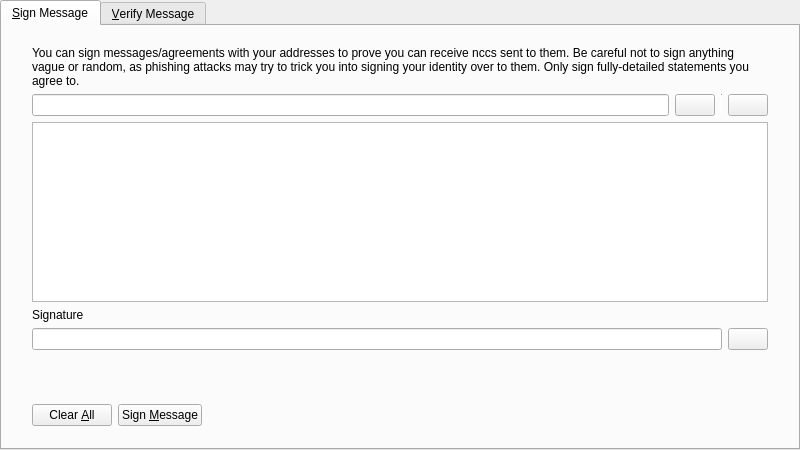
<?xml version="1.0" encoding="UTF-8"?>
<ui version="4.0">
 <class>SignVerifyMessageDialog</class>
 <widget class="QDialog" name="SignVerifyMessageDialog">
  <property name="geometry">
   <rect>
    <x>0</x>
    <y>0</y>
    <width>800</width>
    <height>450</height>
   </rect>
  </property>
  <property name="windowTitle">
   <string>Signatures - Sign / Verify a Message</string>
  </property>
  <property name="modal">
   <bool>true</bool>
  </property>
  <layout class="QVBoxLayout" name="verticalLayout">
   <property name="leftMargin">
    <number>0</number>
   </property>
   <property name="topMargin">
    <number>0</number>
   </property>
   <property name="rightMargin">
    <number>0</number>
   </property>
   <property name="bottomMargin">
    <number>0</number>
   </property>
   <item>
    <widget class="QTabWidget" name="tabWidget">
     <property name="currentIndex">
      <number>0</number>
     </property>
     <widget class="QWidget" name="tabSignMessage">
      <attribute name="title">
       <string>&amp;Sign Message</string>
      </attribute>
      <layout class="QVBoxLayout" name="verticalLayout_SM">
       <property name="leftMargin">
        <number>0</number>
       </property>
       <property name="topMargin">
        <number>0</number>
       </property>
       <property name="rightMargin">
        <number>0</number>
       </property>
       <property name="bottomMargin">
        <number>0</number>
       </property>
       <item>
        <layout class="QVBoxLayout" name="verticalLayout_3">
         <property name="leftMargin">
          <number>30</number>
         </property>
         <property name="topMargin">
          <number>20</number>
         </property>
         <property name="rightMargin">
          <number>30</number>
         </property>
         <property name="bottomMargin">
          <number>20</number>
         </property>
         <item>
          <widget class="QLabel" name="infoLabel_SM">
           <property name="text">
            <string>You can sign messages/agreements with your addresses to prove you can receive nccs sent to them. Be careful not to sign anything vague or random, as phishing attacks may try to trick you into signing your identity over to them. Only sign fully-detailed statements you agree to.</string>
           </property>
           <property name="textFormat">
            <enum>Qt::PlainText</enum>
           </property>
           <property name="wordWrap">
            <bool>true</bool>
           </property>
          </widget>
         </item>
         <item>
          <layout class="QHBoxLayout" name="horizontalLayout_1_SM">
           <property name="spacing">
            <number>6</number>
           </property>
           <item>
            <widget class="QValidatedLineEdit" name="addressIn_SM">
             <property name="toolTip">
              <string>The NCC address to sign the message with</string>
             </property>
            </widget>
           </item>
           <item>
            <widget class="QPushButton" name="addressBookButton_SM">
             <property name="toolTip">
              <string>Choose previously used address</string>
             </property>
             <property name="text">
              <string/>
             </property>
             <property name="icon">
              <iconset resource="../bitcoin.qrc">
               <normaloff>:/icons/address-book</normaloff>:/icons/address-book</iconset>
             </property>
             <property name="shortcut">
              <string>Alt+A</string>
             </property>
             <property name="autoDefault">
              <bool>false</bool>
             </property>
            </widget>
           </item>
           <item>
            <widget class="Line" name="vLine">
             <property name="maximumSize">
              <size>
               <width>1</width>
               <height>22</height>
              </size>
             </property>
             <property name="orientation">
              <enum>Qt::Vertical</enum>
             </property>
            </widget>
           </item>
           <item>
            <widget class="QPushButton" name="pasteButton_SM">
             <property name="toolTip">
              <string>Paste address from clipboard</string>
             </property>
             <property name="text">
              <string/>
             </property>
             <property name="icon">
              <iconset resource="../bitcoin.qrc">
               <normaloff>:/icons/editpaste</normaloff>:/icons/editpaste</iconset>
             </property>
             <property name="shortcut">
              <string>Alt+P</string>
             </property>
             <property name="autoDefault">
              <bool>false</bool>
             </property>
            </widget>
           </item>
          </layout>
         </item>
         <item>
          <widget class="QPlainTextEdit" name="messageIn_SM">
           <property name="toolTip">
            <string>Enter the message you want to sign here</string>
           </property>
          </widget>
         </item>
         <item>
          <widget class="QLabel" name="signatureLabel_SM">
           <property name="text">
            <string>Signature</string>
           </property>
           <property name="textFormat">
            <enum>Qt::PlainText</enum>
           </property>
          </widget>
         </item>
         <item>
          <layout class="QHBoxLayout" name="horizontalLayout_2_SM">
           <property name="spacing">
            <number>6</number>
           </property>
           <item>
            <widget class="QLineEdit" name="signatureOut_SM">
             <property name="font">
              <font>
               <italic>true</italic>
              </font>
             </property>
             <property name="readOnly">
              <bool>true</bool>
             </property>
            </widget>
           </item>
           <item>
            <widget class="QPushButton" name="copySignatureButton_SM">
             <property name="toolTip">
              <string>Copy the current signature to the system clipboard</string>
             </property>
             <property name="text">
              <string/>
             </property>
             <property name="icon">
              <iconset resource="../bitcoin.qrc">
               <normaloff>:/icons/editcopy</normaloff>:/icons/editcopy</iconset>
             </property>
             <property name="autoDefault">
              <bool>false</bool>
             </property>
            </widget>
           </item>
          </layout>
         </item>
        </layout>
       </item>
       <item>
        <widget class="QWidget" name="buttonsContainerWhite" native="true">
         <layout class="QHBoxLayout" name="horizontalLayout">
          <property name="leftMargin">
           <number>30</number>
          </property>
          <property name="topMargin">
           <number>15</number>
          </property>
          <property name="rightMargin">
           <number>30</number>
          </property>
          <item>
           <widget class="QPushButton" name="clearButton_SM">
            <property name="toolTip">
             <string>Reset all sign message fields</string>
            </property>
            <property name="text">
             <string>Clear &amp;All</string>
            </property>
            <property name="icon">
             <iconset resource="../bitcoin.qrc">
              <normaloff>:/icons/remove</normaloff>:/icons/remove</iconset>
            </property>
            <property name="autoDefault">
             <bool>false</bool>
            </property>
           </widget>
          </item>
          <item>
           <widget class="QPushButton" name="signMessageButton_SM">
            <property name="toolTip">
             <string>Sign the message to prove you own this NCC address</string>
            </property>
            <property name="text">
             <string>Sign &amp;Message</string>
            </property>
            <property name="icon">
             <iconset resource="../bitcoin.qrc">
              <normaloff>:/icons/edit</normaloff>:/icons/edit</iconset>
            </property>
            <property name="autoDefault">
             <bool>false</bool>
            </property>
           </widget>
          </item>
          <item>
           <spacer name="horizontalSpacer_1_SM">
            <property name="orientation">
             <enum>Qt::Horizontal</enum>
            </property>
            <property name="sizeHint" stdset="0">
             <size>
              <width>40</width>
              <height>48</height>
             </size>
            </property>
           </spacer>
          </item>
          <item>
           <widget class="QLabel" name="statusLabel_SM">
            <property name="font">
             <font>
              <weight>75</weight>
              <bold>true</bold>
             </font>
            </property>
            <property name="text">
             <string/>
            </property>
            <property name="wordWrap">
             <bool>true</bool>
            </property>
           </widget>
          </item>
          <item>
           <spacer name="horizontalSpacer_2_SM">
            <property name="orientation">
             <enum>Qt::Horizontal</enum>
            </property>
            <property name="sizeHint" stdset="0">
             <size>
              <width>40</width>
              <height>48</height>
             </size>
            </property>
           </spacer>
          </item>
         </layout>
        </widget>
       </item>
      </layout>
     </widget>
     <widget class="QWidget" name="tabVerifyMessage">
      <attribute name="title">
       <string>&amp;Verify Message</string>
      </attribute>
      <layout class="QVBoxLayout" name="verticalLayout_VM">
       <property name="leftMargin">
        <number>0</number>
       </property>
       <property name="topMargin">
        <number>0</number>
       </property>
       <property name="rightMargin">
        <number>0</number>
       </property>
       <property name="bottomMargin">
        <number>0</number>
       </property>
       <item>
        <layout class="QVBoxLayout" name="verticalLayout_2">
         <property name="leftMargin">
          <number>30</number>
         </property>
         <property name="topMargin">
          <number>20</number>
         </property>
         <property name="rightMargin">
          <number>30</number>
         </property>
         <property name="bottomMargin">
          <number>20</number>
         </property>
         <item>
          <widget class="QLabel" name="infoLabel_VM">
           <property name="text">
            <string>Enter the receiver's address, message (ensure you copy line breaks, spaces, tabs, etc. exactly) and signature below to verify the message. Be careful not to read more into the signature than what is in the signed message itself, to avoid being tricked by a man-in-the-middle attack. Note that this only proves the signing party receives with the address, it cannot prove sendership of any transaction!</string>
           </property>
           <property name="textFormat">
            <enum>Qt::PlainText</enum>
           </property>
           <property name="alignment">
            <set>Qt::AlignLeading|Qt::AlignLeft|Qt::AlignTop</set>
           </property>
           <property name="wordWrap">
            <bool>true</bool>
           </property>
          </widget>
         </item>
         <item>
          <layout class="QHBoxLayout" name="horizontalLayout_1_VM">
           <property name="spacing">
            <number>6</number>
           </property>
           <item>
            <widget class="QValidatedLineEdit" name="addressIn_VM">
             <property name="toolTip">
              <string>The NCC address the message was signed with</string>
             </property>
            </widget>
           </item>
           <item>
            <widget class="QPushButton" name="addressBookButton_VM">
             <property name="toolTip">
              <string>Choose previously used address</string>
             </property>
             <property name="text">
              <string/>
             </property>
             <property name="icon">
              <iconset resource="../bitcoin.qrc">
               <normaloff>:/icons/address-book</normaloff>:/icons/address-book</iconset>
             </property>
             <property name="shortcut">
              <string>Alt+A</string>
             </property>
             <property name="autoDefault">
              <bool>false</bool>
             </property>
            </widget>
           </item>
          </layout>
         </item>
         <item>
          <widget class="QPlainTextEdit" name="messageIn_VM"/>
         </item>
         <item>
          <widget class="QValidatedLineEdit" name="signatureIn_VM"/>
         </item>
        </layout>
       </item>
       <item>
        <widget class="QWidget" name="buttonsContainerWhite_" native="true">
         <layout class="QHBoxLayout" name="horizontalLayout_2">
          <property name="leftMargin">
           <number>30</number>
          </property>
          <property name="topMargin">
           <number>15</number>
          </property>
          <property name="rightMargin">
           <number>30</number>
          </property>
          <item>
           <widget class="QPushButton" name="clearButton_VM">
            <property name="toolTip">
             <string>Reset all verify message fields</string>
            </property>
            <property name="text">
             <string>Clear &amp;All</string>
            </property>
            <property name="icon">
             <iconset resource="../bitcoin.qrc">
              <normaloff>:/icons/remove</normaloff>:/icons/remove</iconset>
            </property>
            <property name="autoDefault">
             <bool>false</bool>
            </property>
           </widget>
          </item>
          <item>
           <widget class="QPushButton" name="verifyMessageButton_VM">
            <property name="toolTip">
             <string>Verify the message to ensure it was signed with the specified NCC address</string>
            </property>
            <property name="text">
             <string>Verify &amp;Message</string>
            </property>
            <property name="icon">
             <iconset resource="../bitcoin.qrc">
              <normaloff>:/icons/transaction_0</normaloff>:/icons/transaction_0</iconset>
            </property>
            <property name="autoDefault">
             <bool>false</bool>
            </property>
           </widget>
          </item>
          <item>
           <spacer name="horizontalSpacer_1_VM">
            <property name="orientation">
             <enum>Qt::Horizontal</enum>
            </property>
            <property name="sizeHint" stdset="0">
             <size>
              <width>40</width>
              <height>48</height>
             </size>
            </property>
           </spacer>
          </item>
          <item>
           <widget class="QLabel" name="statusLabel_VM">
            <property name="font">
             <font>
              <weight>75</weight>
              <bold>true</bold>
             </font>
            </property>
            <property name="text">
             <string/>
            </property>
            <property name="wordWrap">
             <bool>true</bool>
            </property>
           </widget>
          </item>
          <item>
           <spacer name="horizontalSpacer_2_VM">
            <property name="orientation">
             <enum>Qt::Horizontal</enum>
            </property>
            <property name="sizeHint" stdset="0">
             <size>
              <width>40</width>
              <height>48</height>
             </size>
            </property>
           </spacer>
          </item>
         </layout>
        </widget>
       </item>
      </layout>
     </widget>
    </widget>
   </item>
  </layout>
 </widget>
 <customwidgets>
  <customwidget>
   <class>QValidatedLineEdit</class>
   <extends>QLineEdit</extends>
   <header>qt/qvalidatedlineedit.h</header>
  </customwidget>
 </customwidgets>
 <resources>
  <include location="../bitcoin.qrc"/>
 </resources>
 <connections/>
</ui>
